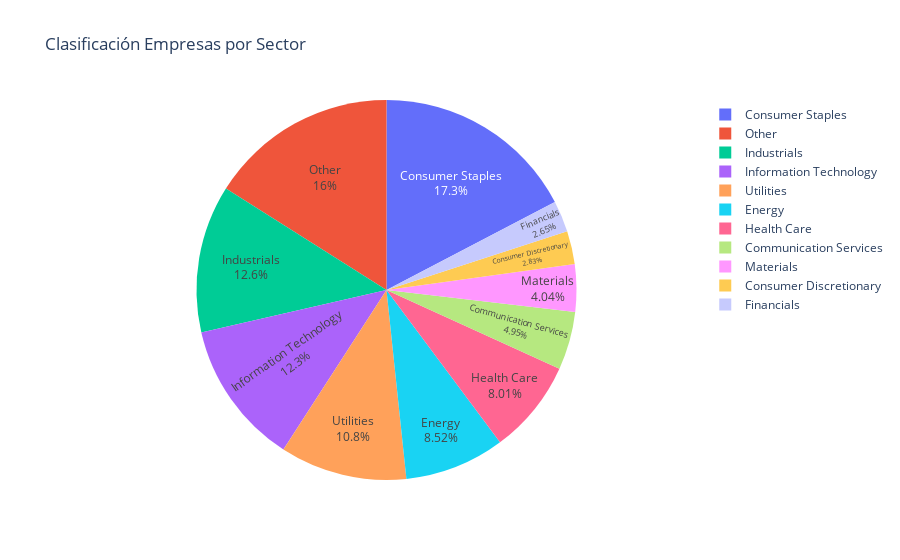

Source (notebook cell):
### Code cell
# Pie Chart 2
import plotly.express as px

fig = px.pie(values=df.value_counts(), 
             names=df['Sector'], title='Clasificación Empresas por Sector')

fig.update_traces(textposition='inside', textinfo='percent+label')
fig.show()

### Figure 1 — Plotly figure (JSON) as saved in the notebook; plotly's stock layout.template omitted (floating-point values rounded to 4 significant figures; data arrays with more than 128 entries replaced by an {"elided": "..."} marker saying what was removed)
{"data": [{"domain": {"x": [0, 1], "y": [0, 1]}, "hovertemplate": "label=%{label}<br>value=%{value}<extra></extra>", "labels": {"elided": "7805 str values"}, "legendgroup": "", "name": "", "showlegend": true, "textinfo": "percent+label", "textposition": "inside", "type": "pie", "values": {"elided": "7805 int values"}}], "layout": {"legend": {"tracegroupgap": 0}, "title": {"text": "Clasificación Empresas por Sector"}}}
